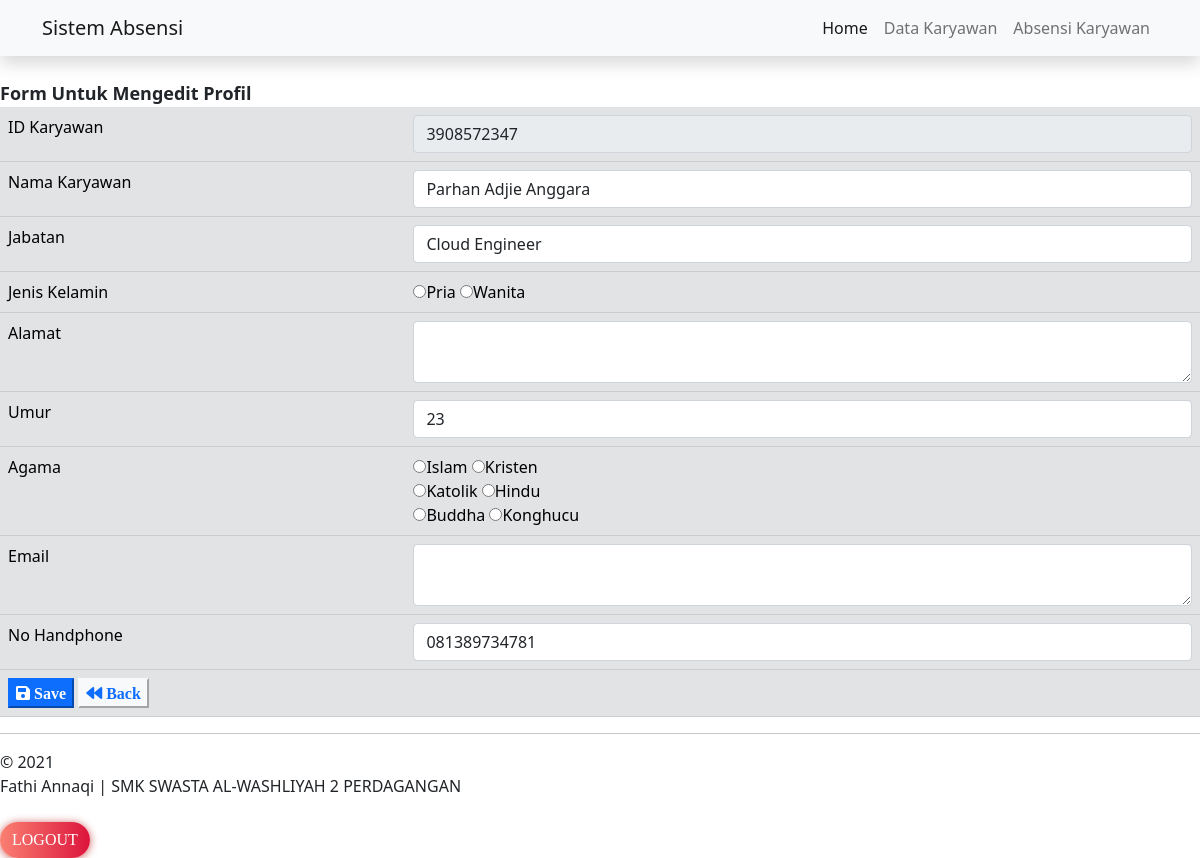
Screenshot of /user.php?page=karyawan&act=ubah&id=3908572347 (signed in) with the database file from the repository.
### tables this page shows
CREATE TABLE `tabel_karyawan` (
  `id_karyawan` varchar(10) NOT NULL,
  `nama_karyawan` varchar(50) NOT NULL,
  `jabatan` varchar(50) NOT NULL,
  `jenis_kelamin` varchar(10) NOT NULL,
  `alamat` text NOT NULL,
  `umur` varchar(11) NOT NULL,
  `agama` varchar(20) NOT NULL,
  `email` text NOT NULL,
  `no_hp` varchar(15) NOT NULL
);

### Web/karyawan.php (the view, shortened to what this page needs)
<?php
	switch (@$_GET['act']) {
?>
<?php
		case 'ubah':
      $id = @$_GET['id'];
      $query = "SELECT * FROM tabel_karyawan WHERE id_karyawan = '$id'";
      $result = mysqli_query($koneksi, $query);
      while ($data = mysqli_fetch_array($result)) {
          $nama_karyawan = $data['nama_karyawan'];
          $jabatan = $data['jabatan'];
          $alamat = $data['alamat'];
          $umur = $data['umur'];
          $email = $data['email'];
          $no_hp = $data['no_hp'];
      }
?>
    <link rel="stylesheet" href="https://use.fontawesome.com/releases/v5.8.1/css/all.css">
    <div class="panel panel-default">
        <div class="panel-heading">
          <br>
          <font size="4"><b>Form Untuk Mengedit Profil</b></font>
        </div>
        <div class="panel-body">
          <form name="frmInput" method="POST" action="">
            <table class="table table-stripped table-secondary">
                <tr>
                  <td>ID Karyawan</td>
                  <td>
                    <input type="text" class="form-control" name="txtID" value="<?php echo $id; ?>" readonly>
                  </td>
                </tr>
                <tr>
                  <td>Nama Karyawan</td>
                  <td>
                    <input type="text" class="form-control" name="txtNama" value="<?php echo $nama_karyawan; ?>" required>
                  </td>
                </tr>
                <tr>
                  <td>Jabatan</td>
                  <td>
                    <input type="text" name="txtJabatan"  class="form-control" value="<?php echo $jabatan; ?>" required>
                  </td>
                </tr>
                <tr>
                  <td>Jenis Kelamin</td>
                  <td>
                      <input type="radio" name="txtJK" value="Pria" required>Pria
                      <input type="radio" name="txtJK" value="Wanita" required>Wanita
                  </td>
                </tr>
                <tr>
                  <td>Alamat</td>
                  <td>
                    <textarea class="form-control" name="txtAlamat" value="<?php echo $alamat; ?>"></textarea>
                  </td>
                </tr>
                <tr>
                  <td>Umur</td>
                  <td>
                    <input type="number" class="form-control" name="numUmur" value="<?php echo $umur; ?>" required>
                  </td>
                </tr>
                <tr>
                  <td>Agama</td>
                  <td>
                    <input type="radio" name="txtAgama" value="Islam" required>Islam
                    <input type="radio" name="txtAgama" value="Kristen" required>Kristen
                    <br>
                    <input type="radio" name="txtAgama" value="Katolik" required>Katolik
                    <input type="radio" name="txtAgama" value="Hindu" required>Hindu
                    <br>
                    <input type="radio" name="txtAgama" value="Buddha" required>Buddha
                    <input type="radio" name="txtAgama" value="Konghucu" required>Konghucu
                  </td>
                </tr>
                <tr>
                  <td>Email</td>
                  <td>
                    <textarea class="form-control" name="txtEmail" value="<?php echo $email; ?>"></textarea>
                  </td>
                </tr>
                <tr>
                  <td>No Handphone</td>
                  <td>
                    <input type="text" class="form-control" name="txtNo" value="<?php echo $no_hp; ?>" required>
                  </td>
                </tr>
                <tr>
                  <td colspan="2">
                    <button type="submit" class="btn-primary" name="btnEdit">
                        <i class="fas fa-save">
                            <h7>Save</h7>
                        </i>
                    </button>
                    <button type="button" class="btn-light" name="btnReset">
                        <a href="?page=karyawan">
                        <i class="fas fa-backward">
                          <h7>Back</h7>
                        </i>
                    </button>
                  </td>
                </tr>
            </table>
        </form>
        </div>
    </div>
<?php
			break;
	}
?>

### rows the page displays
tabel_karyawan: txtNama "Parhan Adjie Anggara", txtJabatan "Cloud Engineer", numUmur "23", txtNo "081389734781"
